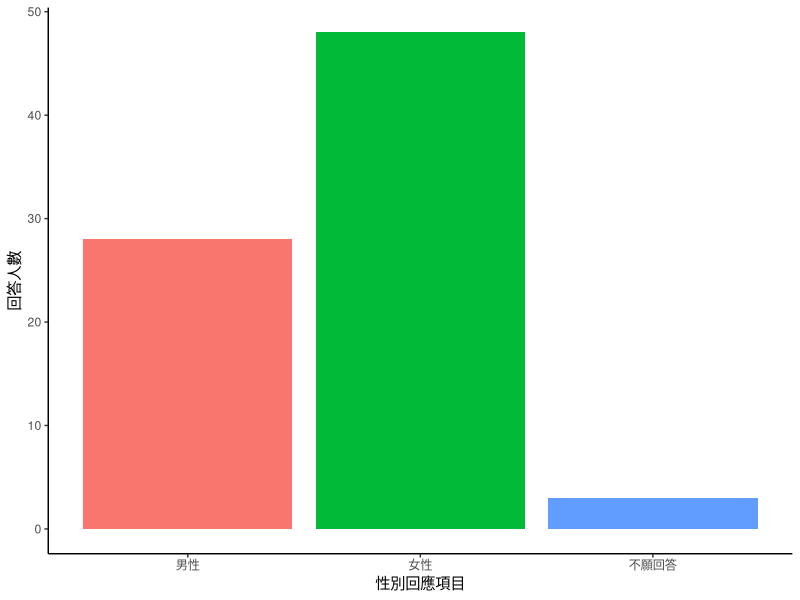
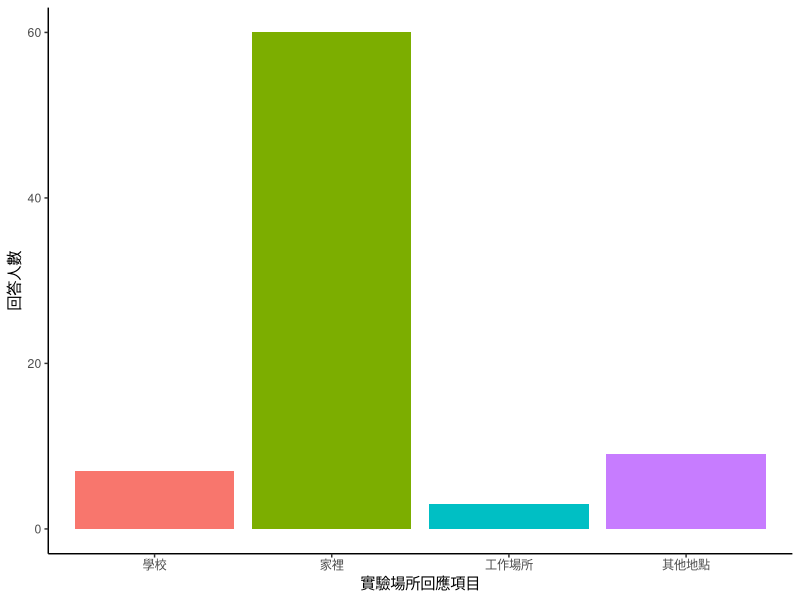
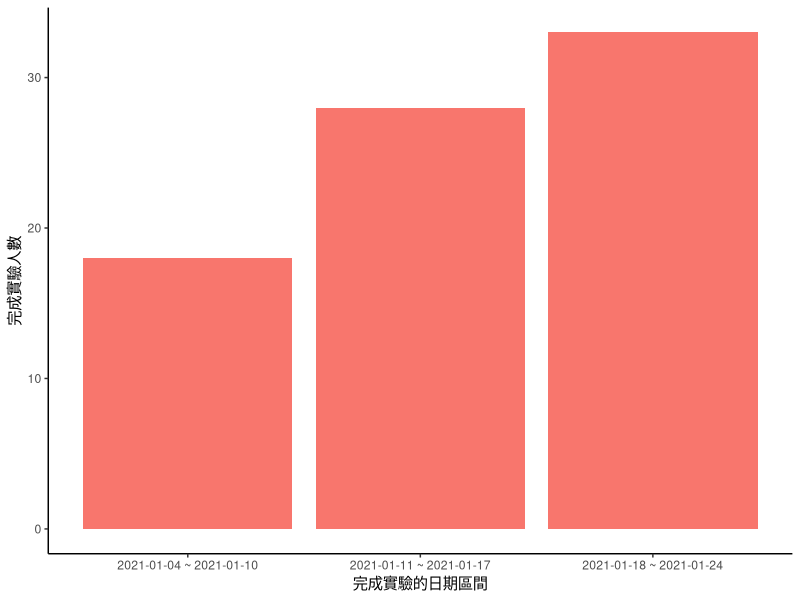

Write the R code that produced these figures, in order.
## ---- chunk 1
knitr::opts_chunk$set(echo = TRUE)
library(tidyverse)
library(readr)
library(lubridate)
postdata <- read_csv(file="POST_rawdata.csv")
## ---- chunk 2
## Change the numbers to factor
postdata$gender <- as.factor(postdata$gender)
## Rename the levels
if(sum(!is.na(postdata$gender_other)) > 0){ 
  postdata$gender[!is.na(postdata$gender_other)] = "4"
  levels(postdata$gender) <- c("男性","女性","不願回答","其他")
} else { 
  levels(postdata$gender) <- c("男性","女性","不願回答")
}

ggplot(postdata) +
  geom_bar(aes(x=gender,fill = gender), 
           show.legend = FALSE)+
  labs(x="性別回應項目", y="回答人數")+
  theme_classic()
## ---- chunk 3
## Rename the levels
if(sum( postdata$finalcheck == 0 ) > 0){
  postdata$finalcheck = postdata$finalcheck[postdata$finalcheck!=0]
} 

## Change the numbers to factor
postdata$finalcheck <- as.factor(postdata$finalcheck)

levels(postdata$finalcheck) <- c("學校","家裡","工作場所","其他地點")

ggplot(postdata) +
  geom_bar(aes(x=finalcheck,fill = finalcheck), 
           show.legend = FALSE)+
  labs(x="實驗場所回應項目", y="回答人數")+
  theme_classic()
## ---- chunk 4
## Making of functions
## Get the first day of the week
start.of.week <- function(date)
  date - (setNames(c(6,0:5),0:6) [strftime(date,'%w')])
## Get the last day of the week
#end.of.week <- function(date)
#  date + (setNames(c(0,6),0:6) [strftime(date,'%w')])


ggplot(postdata %>% mutate( week_period = paste(start.of.week(as.Date(TIME_end)),"~", (start.of.week(as.Date(TIME_end)) + days(6)) ) ) ) +
  geom_bar(aes(x = week_period, fill = "blue"), 
           show.legend = FALSE)+
  labs(x="完成實驗的日期區間", y="完成實驗人數")+
  theme_classic()
